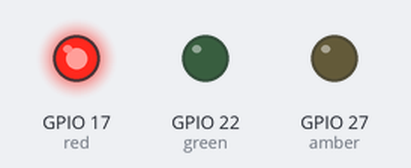
Bench run of a program on a simulated Raspberry Pi (BCM pin numbers). On the bench: output pins drawn as LEDs (lit = HIGH).

Above: at 0.3 s.
At 1.1 s:
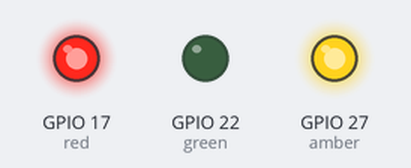
At 1.8 s:
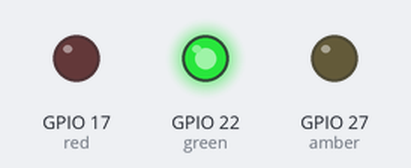
At 2.6 s:
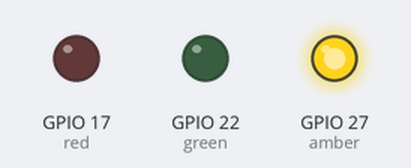
At 4.1 s:
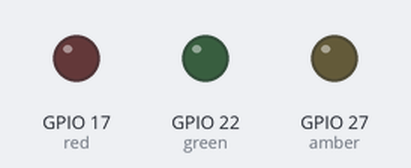
Timing chart, 0 to 5.9 s (numbered marks = the images above):
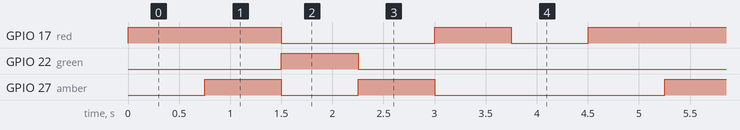

The program:

TrafficLights_gpiozero.py
```python
from gpiozero import TrafficLights
import time

def british_lights_cycle(lights, cycle_time):
    lights.off()

    # Red
    lights.red.on()
    time.sleep(cycle_time)

    # Red and Amber
    lights.amber.on()
    time.sleep(cycle_time)

    # Green
    lights.red.off()
    lights.amber.off()
    lights.green.on()
    time.sleep(cycle_time)

    # Amber
    lights.green.off()
    lights.amber.on()
    time.sleep(cycle_time)

    # Red
    lights.amber.off()
    lights.red.on()
    time.sleep(cycle_time)


lights = TrafficLights(17, 27, 22)

while True:
    british_lights_cycle(lights, 0.75)
    lights.off()
    time.sleep(0.75)

lights.off()

print "done!"
```

Measured:
- by itself, GPIO 17 (red): repeats every 4.5 s: LOW 1.5 s, HIGH 0.75 s, LOW 0.75 s, HIGH 1.5 s
- by itself, GPIO 22 (green): alternates HIGH for 0.75 s and LOW for 3.8 s
- by itself, GPIO 27 (amber): repeats every 4.5 s: LOW 0.75 s, HIGH 0.75 s, LOW 2.3 s, HIGH 0.75 s
